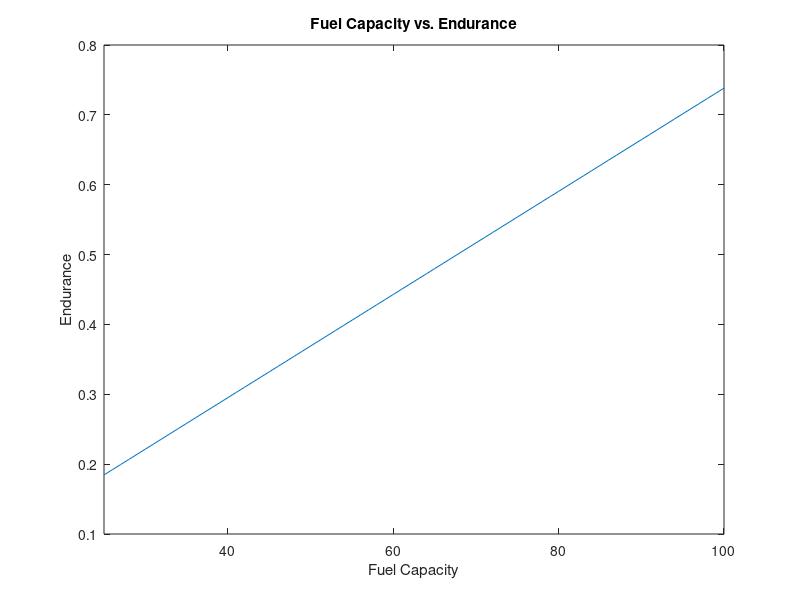

Here is the MATLAB script that generated this plot:
function [] = vehicleEnduranceFuel()
%setting the parameters of the equation that are always contant
    thermalEfficiency = 0.25;
    gasEnergy = 8.8;
    enginePower = 298;
    %created the array of y elements for the plot
    fuelCapArray = [25 : 100];
    %created the empty array that will have values added to it after they
    %are solved for inside the for loop below
    enduranceArray = zeros(1,76);
    
    for i = (1:76)
        fuelFlow = enginePower / (gasEnergy*thermalEfficiency);
        endurance = fuelCapArray(1,i) / fuelFlow; 
            for j = (1:76)
                enduranceArray(1,i) = endurance;
            end 
             
    end 
    plot(fuelCapArray,enduranceArray);
    title('Fuel Capacity vs. Endurance');
    xlabel('Fuel Capacity');
    ylabel('Endurance');
    xlim([25,100]);
    
end